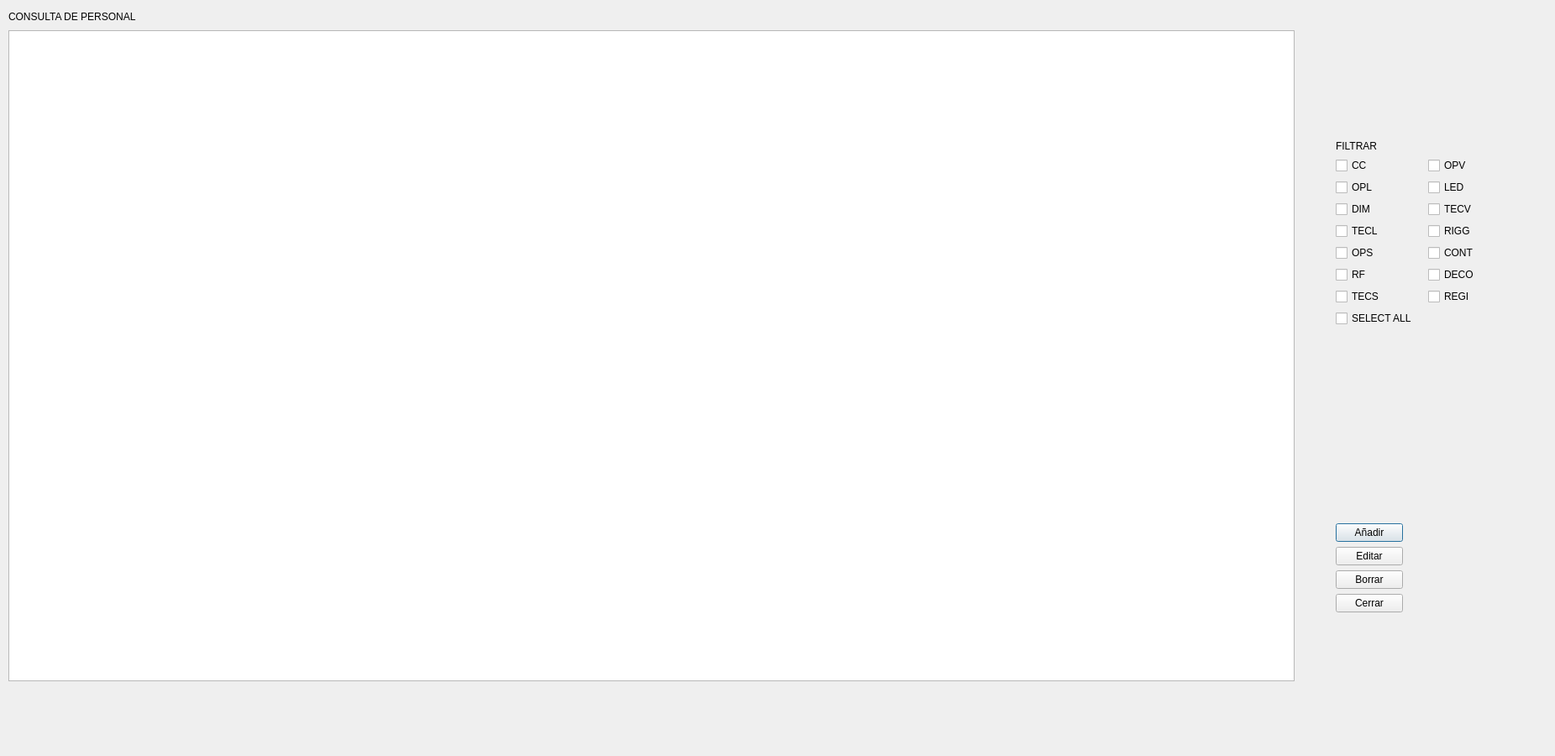
<?xml version="1.0" encoding="UTF-8"?>
<ui version="4.0">
 <class>Dialog</class>
 <widget class="QDialog" name="Dialog">
  <property name="geometry">
   <rect>
    <x>0</x>
    <y>0</y>
    <width>1851</width>
    <height>900</height>
   </rect>
  </property>
  <property name="sizePolicy">
   <sizepolicy hsizetype="Preferred" vsizetype="Preferred">
    <horstretch>0</horstretch>
    <verstretch>0</verstretch>
   </sizepolicy>
  </property>
  <property name="windowTitle">
   <string>Consulta de Personal</string>
  </property>
  <widget class="QWidget" name="layoutWidget">
   <property name="geometry">
    <rect>
     <x>10</x>
     <y>10</y>
     <width>1531</width>
     <height>801</height>
    </rect>
   </property>
   <layout class="QHBoxLayout" name="horizontalLayout_7">
    <item>
     <layout class="QVBoxLayout" name="verticalLayout_3">
      <item>
       <layout class="QHBoxLayout" name="horizontalLayout_2">
        <item>
         <widget class="QLabel" name="label_consulta">
          <property name="styleSheet">
           <string notr="true">
font: 75 20pt &quot;MS Shell Dlg 2&quot;;</string>
          </property>
          <property name="text">
           <string>CONSULTA DE PERSONAL</string>
          </property>
         </widget>
        </item>
        <item>
         <spacer name="horizontalSpacer">
          <property name="orientation">
           <enum>Qt::Horizontal</enum>
          </property>
          <property name="sizeHint" stdset="0">
           <size>
            <width>508</width>
            <height>20</height>
           </size>
          </property>
         </spacer>
        </item>
       </layout>
      </item>
      <item>
       <widget class="QTableView" name="tableView"/>
      </item>
     </layout>
    </item>
   </layout>
  </widget>
  <widget class="QWidget" name="layoutWidget_2">
   <property name="geometry">
    <rect>
     <x>1590</x>
     <y>90</y>
     <width>213</width>
     <height>639</height>
    </rect>
   </property>
   <layout class="QVBoxLayout" name="verticalLayout_5">
    <item>
     <spacer name="verticalSpacer">
      <property name="orientation">
       <enum>Qt::Vertical</enum>
      </property>
      <property name="sizeHint" stdset="0">
       <size>
        <width>20</width>
        <height>40</height>
       </size>
      </property>
     </spacer>
    </item>
    <item>
     <widget class="QLabel" name="label_filtrar">
      <property name="styleSheet">
       <string notr="true">font: 75 12pt &quot;MS Shell Dlg 2&quot;;</string>
      </property>
      <property name="text">
       <string>FILTRAR</string>
      </property>
     </widget>
    </item>
    <item>
     <layout class="QGridLayout" name="gridLayout">
      <item row="0" column="0">
       <widget class="QCheckBox" name="check_CC">
        <property name="text">
         <string>CC</string>
        </property>
       </widget>
      </item>
      <item row="0" column="1">
       <widget class="QCheckBox" name="check_OPV">
        <property name="text">
         <string>OPV</string>
        </property>
       </widget>
      </item>
      <item row="1" column="0">
       <widget class="QCheckBox" name="check_OPL">
        <property name="text">
         <string>OPL</string>
        </property>
       </widget>
      </item>
      <item row="1" column="1">
       <widget class="QCheckBox" name="check_LED">
        <property name="text">
         <string>LED</string>
        </property>
       </widget>
      </item>
      <item row="2" column="0">
       <widget class="QCheckBox" name="check_DIM">
        <property name="text">
         <string>DIM</string>
        </property>
       </widget>
      </item>
      <item row="2" column="1">
       <widget class="QCheckBox" name="check_TECV">
        <property name="text">
         <string>TECV</string>
        </property>
       </widget>
      </item>
      <item row="3" column="0">
       <widget class="QCheckBox" name="check_TECL">
        <property name="text">
         <string>TECL</string>
        </property>
       </widget>
      </item>
      <item row="3" column="1">
       <widget class="QCheckBox" name="check_RIGG">
        <property name="text">
         <string>RIGG</string>
        </property>
       </widget>
      </item>
      <item row="4" column="0">
       <widget class="QCheckBox" name="check_OPS">
        <property name="text">
         <string>OPS</string>
        </property>
       </widget>
      </item>
      <item row="4" column="1">
       <widget class="QCheckBox" name="check_CONT">
        <property name="text">
         <string>CONT</string>
        </property>
       </widget>
      </item>
      <item row="5" column="0">
       <widget class="QCheckBox" name="check_RF">
        <property name="text">
         <string>RF</string>
        </property>
       </widget>
      </item>
      <item row="5" column="1">
       <widget class="QCheckBox" name="check_DECO">
        <property name="text">
         <string>DECO</string>
        </property>
       </widget>
      </item>
      <item row="6" column="0">
       <widget class="QCheckBox" name="check_TECS">
        <property name="text">
         <string>TECS</string>
        </property>
       </widget>
      </item>
      <item row="6" column="1">
       <widget class="QCheckBox" name="check_REGI">
        <property name="text">
         <string>REGI</string>
        </property>
       </widget>
      </item>
      <item row="7" column="0">
       <widget class="QCheckBox" name="check_ALL">
        <property name="text">
         <string>SELECT ALL</string>
        </property>
       </widget>
      </item>
     </layout>
    </item>
    <item>
     <spacer name="verticalSpacer_2">
      <property name="orientation">
       <enum>Qt::Vertical</enum>
      </property>
      <property name="sizeHint" stdset="0">
       <size>
        <width>20</width>
        <height>228</height>
       </size>
      </property>
     </spacer>
    </item>
    <item>
     <layout class="QVBoxLayout" name="verticalLayout_4">
      <item>
       <layout class="QHBoxLayout" name="horizontalLayout_4">
        <item>
         <widget class="QPushButton" name="button_Add">
          <property name="text">
           <string>Añadir</string>
          </property>
         </widget>
        </item>
        <item>
         <spacer name="horizontalSpacer_2">
          <property name="orientation">
           <enum>Qt::Horizontal</enum>
          </property>
          <property name="sizeHint" stdset="0">
           <size>
            <width>40</width>
            <height>20</height>
           </size>
          </property>
         </spacer>
        </item>
       </layout>
      </item>
      <item>
       <layout class="QHBoxLayout" name="horizontalLayout_5">
        <item>
         <widget class="QPushButton" name="button_Edit">
          <property name="text">
           <string>Editar</string>
          </property>
         </widget>
        </item>
        <item>
         <spacer name="horizontalSpacer_3">
          <property name="orientation">
           <enum>Qt::Horizontal</enum>
          </property>
          <property name="sizeHint" stdset="0">
           <size>
            <width>40</width>
            <height>20</height>
           </size>
          </property>
         </spacer>
        </item>
       </layout>
      </item>
      <item>
       <layout class="QHBoxLayout" name="horizontalLayout_8">
        <item>
         <widget class="QPushButton" name="button_Borrar">
          <property name="text">
           <string>Borrar</string>
          </property>
         </widget>
        </item>
        <item>
         <spacer name="horizontalSpacer_5">
          <property name="orientation">
           <enum>Qt::Horizontal</enum>
          </property>
          <property name="sizeHint" stdset="0">
           <size>
            <width>40</width>
            <height>20</height>
           </size>
          </property>
         </spacer>
        </item>
       </layout>
      </item>
      <item>
       <layout class="QHBoxLayout" name="horizontalLayout_6">
        <item>
         <widget class="QPushButton" name="button_Close">
          <property name="text">
           <string>Cerrar</string>
          </property>
         </widget>
        </item>
        <item>
         <spacer name="horizontalSpacer_4">
          <property name="orientation">
           <enum>Qt::Horizontal</enum>
          </property>
          <property name="sizeHint" stdset="0">
           <size>
            <width>40</width>
            <height>20</height>
           </size>
          </property>
         </spacer>
        </item>
       </layout>
      </item>
     </layout>
    </item>
   </layout>
  </widget>
 </widget>
 <resources/>
 <connections>
  <connection>
   <sender>button_Close</sender>
   <signal>clicked()</signal>
   <receiver>Dialog</receiver>
   <slot>close()</slot>
   <hints>
    <hint type="sourcelabel">
     <x>1593</x>
     <y>725</y>
    </hint>
    <hint type="destinationlabel">
     <x>1046</x>
     <y>626</y>
    </hint>
   </hints>
  </connection>
  <connection>
   <sender>check_ALL</sender>
   <signal>clicked(bool)</signal>
   <receiver>check_CC</receiver>
   <slot>setChecked(bool)</slot>
   <hints>
    <hint type="sourcelabel">
     <x>1592</x>
     <y>359</y>
    </hint>
    <hint type="destinationlabel">
     <x>1592</x>
     <y>170</y>
    </hint>
   </hints>
  </connection>
  <connection>
   <sender>check_ALL</sender>
   <signal>clicked(bool)</signal>
   <receiver>check_OPL</receiver>
   <slot>setChecked(bool)</slot>
   <hints>
    <hint type="sourcelabel">
     <x>1592</x>
     <y>359</y>
    </hint>
    <hint type="destinationlabel">
     <x>1592</x>
     <y>197</y>
    </hint>
   </hints>
  </connection>
  <connection>
   <sender>check_ALL</sender>
   <signal>clicked(bool)</signal>
   <receiver>check_DIM</receiver>
   <slot>setChecked(bool)</slot>
   <hints>
    <hint type="sourcelabel">
     <x>1592</x>
     <y>359</y>
    </hint>
    <hint type="destinationlabel">
     <x>1592</x>
     <y>224</y>
    </hint>
   </hints>
  </connection>
  <connection>
   <sender>check_ALL</sender>
   <signal>clicked(bool)</signal>
   <receiver>check_TECL</receiver>
   <slot>setChecked(bool)</slot>
   <hints>
    <hint type="sourcelabel">
     <x>1592</x>
     <y>359</y>
    </hint>
    <hint type="destinationlabel">
     <x>1592</x>
     <y>251</y>
    </hint>
   </hints>
  </connection>
  <connection>
   <sender>check_ALL</sender>
   <signal>clicked(bool)</signal>
   <receiver>check_OPS</receiver>
   <slot>setChecked(bool)</slot>
   <hints>
    <hint type="sourcelabel">
     <x>1592</x>
     <y>359</y>
    </hint>
    <hint type="destinationlabel">
     <x>1592</x>
     <y>278</y>
    </hint>
   </hints>
  </connection>
  <connection>
   <sender>check_ALL</sender>
   <signal>clicked(bool)</signal>
   <receiver>check_RF</receiver>
   <slot>setChecked(bool)</slot>
   <hints>
    <hint type="sourcelabel">
     <x>1592</x>
     <y>359</y>
    </hint>
    <hint type="destinationlabel">
     <x>1592</x>
     <y>305</y>
    </hint>
   </hints>
  </connection>
  <connection>
   <sender>check_ALL</sender>
   <signal>clicked(bool)</signal>
   <receiver>check_TECS</receiver>
   <slot>setChecked(bool)</slot>
   <hints>
    <hint type="sourcelabel">
     <x>1592</x>
     <y>359</y>
    </hint>
    <hint type="destinationlabel">
     <x>1592</x>
     <y>332</y>
    </hint>
   </hints>
  </connection>
  <connection>
   <sender>check_ALL</sender>
   <signal>clicked(bool)</signal>
   <receiver>check_OPV</receiver>
   <slot>setChecked(bool)</slot>
   <hints>
    <hint type="sourcelabel">
     <x>1592</x>
     <y>359</y>
    </hint>
    <hint type="destinationlabel">
     <x>1700</x>
     <y>159</y>
    </hint>
   </hints>
  </connection>
  <connection>
   <sender>check_ALL</sender>
   <signal>clicked(bool)</signal>
   <receiver>check_LED</receiver>
   <slot>setChecked(bool)</slot>
   <hints>
    <hint type="sourcelabel">
     <x>1592</x>
     <y>359</y>
    </hint>
    <hint type="destinationlabel">
     <x>1700</x>
     <y>197</y>
    </hint>
   </hints>
  </connection>
  <connection>
   <sender>check_ALL</sender>
   <signal>clicked(bool)</signal>
   <receiver>check_TECV</receiver>
   <slot>setChecked(bool)</slot>
   <hints>
    <hint type="sourcelabel">
     <x>1592</x>
     <y>359</y>
    </hint>
    <hint type="destinationlabel">
     <x>1700</x>
     <y>224</y>
    </hint>
   </hints>
  </connection>
  <connection>
   <sender>check_ALL</sender>
   <signal>clicked(bool)</signal>
   <receiver>check_RIGG</receiver>
   <slot>setChecked(bool)</slot>
   <hints>
    <hint type="sourcelabel">
     <x>1592</x>
     <y>359</y>
    </hint>
    <hint type="destinationlabel">
     <x>1700</x>
     <y>251</y>
    </hint>
   </hints>
  </connection>
  <connection>
   <sender>check_ALL</sender>
   <signal>clicked(bool)</signal>
   <receiver>check_CONT</receiver>
   <slot>setChecked(bool)</slot>
   <hints>
    <hint type="sourcelabel">
     <x>1592</x>
     <y>359</y>
    </hint>
    <hint type="destinationlabel">
     <x>1700</x>
     <y>278</y>
    </hint>
   </hints>
  </connection>
  <connection>
   <sender>check_ALL</sender>
   <signal>clicked(bool)</signal>
   <receiver>check_DECO</receiver>
   <slot>setChecked(bool)</slot>
   <hints>
    <hint type="sourcelabel">
     <x>1592</x>
     <y>359</y>
    </hint>
    <hint type="destinationlabel">
     <x>1700</x>
     <y>305</y>
    </hint>
   </hints>
  </connection>
  <connection>
   <sender>check_ALL</sender>
   <signal>clicked(bool)</signal>
   <receiver>check_REGI</receiver>
   <slot>setChecked(bool)</slot>
   <hints>
    <hint type="sourcelabel">
     <x>1592</x>
     <y>359</y>
    </hint>
    <hint type="destinationlabel">
     <x>1700</x>
     <y>332</y>
    </hint>
   </hints>
  </connection>
 </connections>
</ui>
